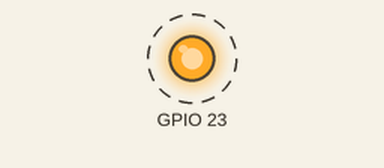
This sketch was run on a simulated ESP32. Shown: output pins drawn as LEDs (lit = HIGH). Dashed ring = blinking.

Above: at 0.2 s.
Timing chart, 0 to 3.0 s (numbered marks = the images above):
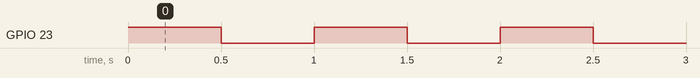

The sketch:

blink.ino
```cpp
#include <Arduino.h>
// GPIO23 -> 330 ohm -> LED -> GND

void setup() {
  Serial.begin(115200);
  pinMode(23, OUTPUT);
}

void loop() {
  digitalWrite(23, HIGH);
  delay(500);
  digitalWrite(23, LOW);
  delay(500);
}
```

Measured:
- by itself, GPIO 23: alternates HIGH for 0.50 s and LOW for 0.50 s
